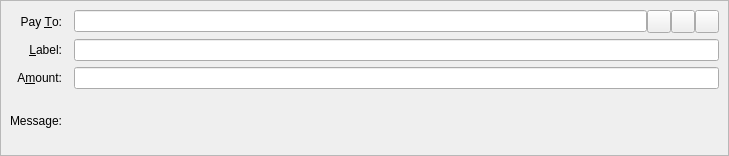
<?xml version="1.0" encoding="UTF-8"?>
<ui version="4.0">
 <class>SendCoinsEntry</class>
 <widget class="QStackedWidget" name="SendCoinsEntry">
  <property name="geometry">
   <rect>
    <x>0</x>
    <y>0</y>
    <width>729</width>
    <height>156</height>
   </rect>
  </property>
  <property name="focusPolicy">
   <enum>Qt::TabFocus</enum>
  </property>
  <property name="autoFillBackground">
   <bool>false</bool>
  </property>
  <widget class="QFrame" name="SendCoins">
   <property name="toolTip">
    <string>This is a normal payment.</string>
   </property>
   <property name="frameShape">
    <enum>QFrame::StyledPanel</enum>
   </property>
   <property name="frameShadow">
    <enum>QFrame::Sunken</enum>
   </property>
   <layout class="QGridLayout" name="gridLayout">
    <property name="horizontalSpacing">
     <number>12</number>
    </property>
    <property name="verticalSpacing">
     <number>6</number>
    </property>
    <item row="0" column="0">
     <widget class="QLabel" name="payToLabel">
      <property name="text">
       <string>Pay &amp;To:</string>
      </property>
      <property name="alignment">
       <set>Qt::AlignRight|Qt::AlignTrailing|Qt::AlignVCenter</set>
      </property>
      <property name="buddy">
       <cstring>payTo</cstring>
      </property>
     </widget>
    </item>
    <item row="0" column="1">
     <layout class="QHBoxLayout" name="payToLayout">
      <property name="spacing">
       <number>0</number>
      </property>
      <item>
       <widget class="QValidatedLineEdit" name="payTo">
        <property name="toolTip">
         <string>The Avantage address to send the payment to</string>
        </property>
       </widget>
      </item>
      <item>
       <widget class="QToolButton" name="addressBookButton">
        <property name="toolTip">
         <string>Choose previously used address</string>
        </property>
        <property name="text">
         <string/>
        </property>
        <property name="icon">
         <iconset resource="../avantage.qrc">
          <normaloff>:/icons/address-book</normaloff>:/icons/address-book</iconset>
        </property>
        <property name="shortcut">
         <string>Alt+A</string>
        </property>
       </widget>
      </item>
      <item>
       <widget class="QToolButton" name="pasteButton">
        <property name="toolTip">
         <string>Paste address from clipboard</string>
        </property>
        <property name="text">
         <string/>
        </property>
        <property name="icon">
         <iconset resource="../avantage.qrc">
          <normaloff>:/icons/editpaste</normaloff>:/icons/editpaste</iconset>
        </property>
        <property name="shortcut">
         <string>Alt+P</string>
        </property>
       </widget>
      </item>
      <item>
       <widget class="QToolButton" name="deleteButton">
        <property name="toolTip">
         <string>Remove this entry</string>
        </property>
        <property name="text">
         <string/>
        </property>
        <property name="icon">
         <iconset resource="../avantage.qrc">
          <normaloff>:/icons/remove</normaloff>:/icons/remove</iconset>
        </property>
       </widget>
      </item>
     </layout>
    </item>
    <item row="1" column="0">
     <widget class="QLabel" name="labelLabel">
      <property name="text">
       <string>&amp;Label:</string>
      </property>
      <property name="alignment">
       <set>Qt::AlignRight|Qt::AlignTrailing|Qt::AlignVCenter</set>
      </property>
      <property name="buddy">
       <cstring>addAsLabel</cstring>
      </property>
     </widget>
    </item>
    <item row="1" column="1">
     <widget class="QLineEdit" name="addAsLabel">
      <property name="toolTip">
       <string>Enter a label for this address to add it to the list of used addresses</string>
      </property>
     </widget>
    </item>
    <item row="2" column="0">
     <widget class="QLabel" name="amountLabel">
      <property name="text">
       <string>A&amp;mount:</string>
      </property>
      <property name="alignment">
       <set>Qt::AlignRight|Qt::AlignTrailing|Qt::AlignVCenter</set>
      </property>
      <property name="buddy">
       <cstring>payAmount</cstring>
      </property>
     </widget>
    </item>
    <item row="2" column="1">
     <widget class="BitcoinAmountField" name="payAmount"/>
    </item>
    <item row="3" column="0">
     <widget class="QLabel" name="messageLabel">
      <property name="text">
       <string>Message:</string>
      </property>
      <property name="alignment">
       <set>Qt::AlignRight|Qt::AlignTrailing|Qt::AlignVCenter</set>
      </property>
     </widget>
    </item>
    <item row="3" column="1">
     <widget class="QLabel" name="messageTextLabel">
      <property name="toolTip">
       <string>A message that was attached to the Avantage: URI which will be stored with the transaction for your reference. Note: This message will not be sent over the Avantage network.</string>
      </property>
      <property name="textFormat">
       <enum>Qt::PlainText</enum>
      </property>
     </widget>
    </item>
   </layout>
  </widget>
  <widget class="QFrame" name="SendCoins_InsecurePaymentRequest">
   <property name="palette">
    <palette>
     <active>
      <colorrole role="WindowText">
       <brush brushstyle="SolidPattern">
        <color alpha="255">
         <red>0</red>
         <green>0</green>
         <blue>0</blue>
        </color>
       </brush>
      </colorrole>
      <colorrole role="Button">
       <brush brushstyle="SolidPattern">
        <color alpha="255">
         <red>255</red>
         <green>255</green>
         <blue>127</blue>
        </color>
       </brush>
      </colorrole>
      <colorrole role="Light">
       <brush brushstyle="SolidPattern">
        <color alpha="255">
         <red>255</red>
         <green>255</green>
         <blue>255</blue>
        </color>
       </brush>
      </colorrole>
      <colorrole role="Midlight">
       <brush brushstyle="SolidPattern">
        <color alpha="255">
         <red>255</red>
         <green>255</green>
         <blue>191</blue>
        </color>
       </brush>
      </colorrole>
      <colorrole role="Dark">
       <brush brushstyle="SolidPattern">
        <color alpha="255">
         <red>127</red>
         <green>127</green>
         <blue>63</blue>
        </color>
       </brush>
      </colorrole>
      <colorrole role="Mid">
       <brush brushstyle="SolidPattern">
        <color alpha="255">
         <red>170</red>
         <green>170</green>
         <blue>84</blue>
        </color>
       </brush>
      </colorrole>
      <colorrole role="Text">
       <brush brushstyle="SolidPattern">
        <color alpha="255">
         <red>0</red>
         <green>0</green>
         <blue>0</blue>
        </color>
       </brush>
      </colorrole>
      <colorrole role="BrightText">
       <brush brushstyle="SolidPattern">
        <color alpha="255">
         <red>255</red>
         <green>255</green>
         <blue>255</blue>
        </color>
       </brush>
      </colorrole>
      <colorrole role="ButtonText">
       <brush brushstyle="SolidPattern">
        <color alpha="255">
         <red>0</red>
         <green>0</green>
         <blue>0</blue>
        </color>
       </brush>
      </colorrole>
      <colorrole role="Base">
       <brush brushstyle="SolidPattern">
        <color alpha="255">
         <red>255</red>
         <green>255</green>
         <blue>255</blue>
        </color>
       </brush>
      </colorrole>
      <colorrole role="Window">
       <brush brushstyle="SolidPattern">
        <color alpha="255">
         <red>255</red>
         <green>255</green>
         <blue>127</blue>
        </color>
       </brush>
      </colorrole>
      <colorrole role="Shadow">
       <brush brushstyle="SolidPattern">
        <color alpha="255">
         <red>0</red>
         <green>0</green>
         <blue>0</blue>
        </color>
       </brush>
      </colorrole>
      <colorrole role="AlternateBase">
       <brush brushstyle="SolidPattern">
        <color alpha="255">
         <red>255</red>
         <green>255</green>
         <blue>191</blue>
        </color>
       </brush>
      </colorrole>
      <colorrole role="ToolTipBase">
       <brush brushstyle="SolidPattern">
        <color alpha="255">
         <red>255</red>
         <green>255</green>
         <blue>220</blue>
        </color>
       </brush>
      </colorrole>
      <colorrole role="ToolTipText">
       <brush brushstyle="SolidPattern">
        <color alpha="255">
         <red>0</red>
         <green>0</green>
         <blue>0</blue>
        </color>
       </brush>
      </colorrole>
     </active>
     <inactive>
      <colorrole role="WindowText">
       <brush brushstyle="SolidPattern">
        <color alpha="255">
         <red>0</red>
         <green>0</green>
         <blue>0</blue>
        </color>
       </brush>
      </colorrole>
      <colorrole role="Button">
       <brush brushstyle="SolidPattern">
        <color alpha="255">
         <red>255</red>
         <green>255</green>
         <blue>127</blue>
        </color>
       </brush>
      </colorrole>
      <colorrole role="Light">
       <brush brushstyle="SolidPattern">
        <color alpha="255">
         <red>255</red>
         <green>255</green>
         <blue>255</blue>
        </color>
       </brush>
      </colorrole>
      <colorrole role="Midlight">
       <brush brushstyle="SolidPattern">
        <color alpha="255">
         <red>255</red>
         <green>255</green>
         <blue>191</blue>
        </color>
       </brush>
      </colorrole>
      <colorrole role="Dark">
       <brush brushstyle="SolidPattern">
        <color alpha="255">
         <red>127</red>
         <green>127</green>
         <blue>63</blue>
        </color>
       </brush>
      </colorrole>
      <colorrole role="Mid">
       <brush brushstyle="SolidPattern">
        <color alpha="255">
         <red>170</red>
         <green>170</green>
         <blue>84</blue>
        </color>
       </brush>
      </colorrole>
      <colorrole role="Text">
       <brush brushstyle="SolidPattern">
        <color alpha="255">
         <red>0</red>
         <green>0</green>
         <blue>0</blue>
        </color>
       </brush>
      </colorrole>
      <colorrole role="BrightText">
       <brush brushstyle="SolidPattern">
        <color alpha="255">
         <red>255</red>
         <green>255</green>
         <blue>255</blue>
        </color>
       </brush>
      </colorrole>
      <colorrole role="ButtonText">
       <brush brushstyle="SolidPattern">
        <color alpha="255">
         <red>0</red>
         <green>0</green>
         <blue>0</blue>
        </color>
       </brush>
      </colorrole>
      <colorrole role="Base">
       <brush brushstyle="SolidPattern">
        <color alpha="255">
         <red>255</red>
         <green>255</green>
         <blue>255</blue>
        </color>
       </brush>
      </colorrole>
      <colorrole role="Window">
       <brush brushstyle="SolidPattern">
        <color alpha="255">
         <red>255</red>
         <green>255</green>
         <blue>127</blue>
        </color>
       </brush>
      </colorrole>
      <colorrole role="Shadow">
       <brush brushstyle="SolidPattern">
        <color alpha="255">
         <red>0</red>
         <green>0</green>
         <blue>0</blue>
        </color>
       </brush>
      </colorrole>
      <colorrole role="AlternateBase">
       <brush brushstyle="SolidPattern">
        <color alpha="255">
         <red>255</red>
         <green>255</green>
         <blue>191</blue>
        </color>
       </brush>
      </colorrole>
      <colorrole role="ToolTipBase">
       <brush brushstyle="SolidPattern">
        <color alpha="255">
         <red>255</red>
         <green>255</green>
         <blue>220</blue>
        </color>
       </brush>
      </colorrole>
      <colorrole role="ToolTipText">
       <brush brushstyle="SolidPattern">
        <color alpha="255">
         <red>0</red>
         <green>0</green>
         <blue>0</blue>
        </color>
       </brush>
      </colorrole>
     </inactive>
     <disabled>
      <colorrole role="WindowText">
       <brush brushstyle="SolidPattern">
        <color alpha="255">
         <red>127</red>
         <green>127</green>
         <blue>63</blue>
        </color>
       </brush>
      </colorrole>
      <colorrole role="Button">
       <brush brushstyle="SolidPattern">
        <color alpha="255">
         <red>255</red>
         <green>255</green>
         <blue>127</blue>
        </color>
       </brush>
      </colorrole>
      <colorrole role="Light">
       <brush brushstyle="SolidPattern">
        <color alpha="255">
         <red>255</red>
         <green>255</green>
         <blue>255</blue>
        </color>
       </brush>
      </colorrole>
      <colorrole role="Midlight">
       <brush brushstyle="SolidPattern">
        <color alpha="255">
         <red>255</red>
         <green>255</green>
         <blue>191</blue>
        </color>
       </brush>
      </colorrole>
      <colorrole role="Dark">
       <brush brushstyle="SolidPattern">
        <color alpha="255">
         <red>127</red>
         <green>127</green>
         <blue>63</blue>
        </color>
       </brush>
      </colorrole>
      <colorrole role="Mid">
       <brush brushstyle="SolidPattern">
        <color alpha="255">
         <red>170</red>
         <green>170</green>
         <blue>84</blue>
        </color>
       </brush>
      </colorrole>
      <colorrole role="Text">
       <brush brushstyle="SolidPattern">
        <color alpha="255">
         <red>127</red>
         <green>127</green>
         <blue>63</blue>
        </color>
       </brush>
      </colorrole>
      <colorrole role="BrightText">
       <brush brushstyle="SolidPattern">
        <color alpha="255">
         <red>255</red>
         <green>255</green>
         <blue>255</blue>
        </color>
       </brush>
      </colorrole>
      <colorrole role="ButtonText">
       <brush brushstyle="SolidPattern">
        <color alpha="255">
         <red>127</red>
         <green>127</green>
         <blue>63</blue>
        </color>
       </brush>
      </colorrole>
      <colorrole role="Base">
       <brush brushstyle="SolidPattern">
        <color alpha="255">
         <red>255</red>
         <green>255</green>
         <blue>127</blue>
        </color>
       </brush>
      </colorrole>
      <colorrole role="Window">
       <brush brushstyle="SolidPattern">
        <color alpha="255">
         <red>255</red>
         <green>255</green>
         <blue>127</blue>
        </color>
       </brush>
      </colorrole>
      <colorrole role="Shadow">
       <brush brushstyle="SolidPattern">
        <color alpha="255">
         <red>0</red>
         <green>0</green>
         <blue>0</blue>
        </color>
       </brush>
      </colorrole>
      <colorrole role="AlternateBase">
       <brush brushstyle="SolidPattern">
        <color alpha="255">
         <red>255</red>
         <green>255</green>
         <blue>127</blue>
        </color>
       </brush>
      </colorrole>
      <colorrole role="ToolTipBase">
       <brush brushstyle="SolidPattern">
        <color alpha="255">
         <red>255</red>
         <green>255</green>
         <blue>220</blue>
        </color>
       </brush>
      </colorrole>
      <colorrole role="ToolTipText">
       <brush brushstyle="SolidPattern">
        <color alpha="255">
         <red>0</red>
         <green>0</green>
         <blue>0</blue>
        </color>
       </brush>
      </colorrole>
     </disabled>
    </palette>
   </property>
   <property name="toolTip">
    <string>This is an unverified payment request.</string>
   </property>
   <property name="autoFillBackground">
    <bool>true</bool>
   </property>
   <property name="frameShape">
    <enum>QFrame::StyledPanel</enum>
   </property>
   <property name="frameShadow">
    <enum>QFrame::Sunken</enum>
   </property>
   <layout class="QGridLayout" name="gridLayout_is">
    <property name="horizontalSpacing">
     <number>12</number>
    </property>
    <property name="verticalSpacing">
     <number>6</number>
    </property>
    <item row="0" column="0">
     <widget class="QLabel" name="payToLabel_is">
      <property name="text">
       <string>Pay To:</string>
      </property>
      <property name="alignment">
       <set>Qt::AlignRight|Qt::AlignTrailing|Qt::AlignVCenter</set>
      </property>
     </widget>
    </item>
    <item row="0" column="1">
     <layout class="QHBoxLayout" name="payToLayout_is">
      <property name="spacing">
       <number>0</number>
      </property>
      <item>
       <widget class="QLabel" name="payTo_is"/>
      </item>
      <item>
       <widget class="QToolButton" name="deleteButton_is">
        <property name="toolTip">
         <string>Remove this entry</string>
        </property>
        <property name="text">
         <string/>
        </property>
        <property name="icon">
         <iconset resource="../avantage.qrc">
          <normaloff>:/icons/remove</normaloff>:/icons/remove</iconset>
        </property>
       </widget>
      </item>
     </layout>
    </item>
    <item row="1" column="0">
     <widget class="QLabel" name="memoLabel_is">
      <property name="text">
       <string>Memo:</string>
      </property>
      <property name="alignment">
       <set>Qt::AlignRight|Qt::AlignTrailing|Qt::AlignVCenter</set>
      </property>
     </widget>
    </item>
    <item row="1" column="1">
     <widget class="QLabel" name="memoTextLabel_is">
      <property name="textFormat">
       <enum>Qt::PlainText</enum>
      </property>
     </widget>
    </item>
    <item row="2" column="0">
     <widget class="QLabel" name="amountLabel_is">
      <property name="text">
       <string>A&amp;mount:</string>
      </property>
      <property name="alignment">
       <set>Qt::AlignRight|Qt::AlignTrailing|Qt::AlignVCenter</set>
      </property>
      <property name="buddy">
       <cstring>payAmount_is</cstring>
      </property>
     </widget>
    </item>
    <item row="2" column="1">
     <widget class="BitcoinAmountField" name="payAmount_is">
      <property name="acceptDrops">
       <bool>false</bool>
      </property>
     </widget>
    </item>
   </layout>
  </widget>
  <widget class="QFrame" name="SendCoins_SecurePaymentRequest">
   <property name="palette">
    <palette>
     <active>
      <colorrole role="WindowText">
       <brush brushstyle="SolidPattern">
        <color alpha="255">
         <red>0</red>
         <green>0</green>
         <blue>0</blue>
        </color>
       </brush>
      </colorrole>
      <colorrole role="Button">
       <brush brushstyle="SolidPattern">
        <color alpha="255">
         <red>140</red>
         <green>232</green>
         <blue>119</blue>
        </color>
       </brush>
      </colorrole>
      <colorrole role="Light">
       <brush brushstyle="SolidPattern">
        <color alpha="255">
         <red>230</red>
         <green>255</green>
         <blue>224</blue>
        </color>
       </brush>
      </colorrole>
      <colorrole role="Midlight">
       <brush brushstyle="SolidPattern">
        <color alpha="255">
         <red>185</red>
         <green>243</green>
         <blue>171</blue>
        </color>
       </brush>
      </colorrole>
      <colorrole role="Dark">
       <brush brushstyle="SolidPattern">
        <color alpha="255">
         <red>70</red>
         <green>116</green>
         <blue>59</blue>
        </color>
       </brush>
      </colorrole>
      <colorrole role="Mid">
       <brush brushstyle="SolidPattern">
        <color alpha="255">
         <red>93</red>
         <green>155</green>
         <blue>79</blue>
        </color>
       </brush>
      </colorrole>
      <colorrole role="Text">
       <brush brushstyle="SolidPattern">
        <color alpha="255">
         <red>0</red>
         <green>0</green>
         <blue>0</blue>
        </color>
       </brush>
      </colorrole>
      <colorrole role="BrightText">
       <brush brushstyle="SolidPattern">
        <color alpha="255">
         <red>155</red>
         <green>255</green>
         <blue>147</blue>
        </color>
       </brush>
      </colorrole>
      <colorrole role="ButtonText">
       <brush brushstyle="SolidPattern">
        <color alpha="255">
         <red>0</red>
         <green>0</green>
         <blue>0</blue>
        </color>
       </brush>
      </colorrole>
      <colorrole role="Base">
       <brush brushstyle="SolidPattern">
        <color alpha="255">
         <red>119</red>
         <green>255</green>
         <blue>233</blue>
        </color>
       </brush>
      </colorrole>
      <colorrole role="Window">
       <brush brushstyle="SolidPattern">
        <color alpha="255">
         <red>140</red>
         <green>232</green>
         <blue>119</blue>
        </color>
       </brush>
      </colorrole>
      <colorrole role="Shadow">
       <brush brushstyle="SolidPattern">
        <color alpha="255">
         <red>0</red>
         <green>0</green>
         <blue>0</blue>
        </color>
       </brush>
      </colorrole>
      <colorrole role="AlternateBase">
       <brush brushstyle="SolidPattern">
        <color alpha="255">
         <red>197</red>
         <green>243</green>
         <blue>187</blue>
        </color>
       </brush>
      </colorrole>
      <colorrole role="NoRole">
       <brush brushstyle="SolidPattern">
        <color alpha="255">
         <red>125</red>
         <green>194</green>
         <blue>122</blue>
        </color>
       </brush>
      </colorrole>
      <colorrole role="ToolTipBase">
       <brush brushstyle="SolidPattern">
        <color alpha="255">
         <red>255</red>
         <green>255</green>
         <blue>220</blue>
        </color>
       </brush>
      </colorrole>
      <colorrole role="ToolTipText">
       <brush brushstyle="SolidPattern">
        <color alpha="255">
         <red>0</red>
         <green>0</green>
         <blue>0</blue>
        </color>
       </brush>
      </colorrole>
     </active>
     <inactive>
      <colorrole role="WindowText">
       <brush brushstyle="SolidPattern">
        <color alpha="255">
         <red>0</red>
         <green>0</green>
         <blue>0</blue>
        </color>
       </brush>
      </colorrole>
      <colorrole role="Button">
       <brush brushstyle="SolidPattern">
        <color alpha="255">
         <red>140</red>
         <green>232</green>
         <blue>119</blue>
        </color>
       </brush>
      </colorrole>
      <colorrole role="Light">
       <brush brushstyle="SolidPattern">
        <color alpha="255">
         <red>230</red>
         <green>255</green>
         <blue>224</blue>
        </color>
       </brush>
      </colorrole>
      <colorrole role="Midlight">
       <brush brushstyle="SolidPattern">
        <color alpha="255">
         <red>185</red>
         <green>243</green>
         <blue>171</blue>
        </color>
       </brush>
      </colorrole>
      <colorrole role="Dark">
       <brush brushstyle="SolidPattern">
        <color alpha="255">
         <red>70</red>
         <green>116</green>
         <blue>59</blue>
        </color>
       </brush>
      </colorrole>
      <colorrole role="Mid">
       <brush brushstyle="SolidPattern">
        <color alpha="255">
         <red>93</red>
         <green>155</green>
         <blue>79</blue>
        </color>
       </brush>
      </colorrole>
      <colorrole role="Text">
       <brush brushstyle="SolidPattern">
        <color alpha="255">
         <red>0</red>
         <green>0</green>
         <blue>0</blue>
        </color>
       </brush>
      </colorrole>
      <colorrole role="BrightText">
       <brush brushstyle="SolidPattern">
        <color alpha="255">
         <red>155</red>
         <green>255</green>
         <blue>147</blue>
        </color>
       </brush>
      </colorrole>
      <colorrole role="ButtonText">
       <brush brushstyle="SolidPattern">
        <color alpha="255">
         <red>0</red>
         <green>0</green>
         <blue>0</blue>
        </color>
       </brush>
      </colorrole>
      <colorrole role="Base">
       <brush brushstyle="SolidPattern">
        <color alpha="255">
         <red>119</red>
         <green>255</green>
         <blue>233</blue>
        </color>
       </brush>
      </colorrole>
      <colorrole role="Window">
       <brush brushstyle="SolidPattern">
        <color alpha="255">
         <red>140</red>
         <green>232</green>
         <blue>119</blue>
        </color>
       </brush>
      </colorrole>
      <colorrole role="Shadow">
       <brush brushstyle="SolidPattern">
        <color alpha="255">
         <red>0</red>
         <green>0</green>
         <blue>0</blue>
        </color>
       </brush>
      </colorrole>
      <colorrole role="AlternateBase">
       <brush brushstyle="SolidPattern">
        <color alpha="255">
         <red>197</red>
         <green>243</green>
         <blue>187</blue>
        </color>
       </brush>
      </colorrole>
      <colorrole role="NoRole">
       <brush brushstyle="SolidPattern">
        <color alpha="255">
         <red>125</red>
         <green>194</green>
         <blue>122</blue>
        </color>
       </brush>
      </colorrole>
      <colorrole role="ToolTipBase">
       <brush brushstyle="SolidPattern">
        <color alpha="255">
         <red>255</red>
         <green>255</green>
         <blue>220</blue>
        </color>
       </brush>
      </colorrole>
      <colorrole role="ToolTipText">
       <brush brushstyle="SolidPattern">
        <color alpha="255">
         <red>0</red>
         <green>0</green>
         <blue>0</blue>
        </color>
       </brush>
      </colorrole>
     </inactive>
     <disabled>
      <colorrole role="WindowText">
       <brush brushstyle="SolidPattern">
        <color alpha="255">
         <red>70</red>
         <green>116</green>
         <blue>59</blue>
        </color>
       </brush>
      </colorrole>
      <colorrole role="Button">
       <brush brushstyle="SolidPattern">
        <color alpha="255">
         <red>140</red>
         <green>232</green>
         <blue>119</blue>
        </color>
       </brush>
      </colorrole>
      <colorrole role="Light">
       <brush brushstyle="SolidPattern">
        <color alpha="255">
         <red>230</red>
         <green>255</green>
         <blue>224</blue>
        </color>
       </brush>
      </colorrole>
      <colorrole role="Midlight">
       <brush brushstyle="SolidPattern">
        <color alpha="255">
         <red>185</red>
         <green>243</green>
         <blue>171</blue>
        </color>
       </brush>
      </colorrole>
      <colorrole role="Dark">
       <brush brushstyle="SolidPattern">
        <color alpha="255">
         <red>70</red>
         <green>116</green>
         <blue>59</blue>
        </color>
       </brush>
      </colorrole>
      <colorrole role="Mid">
       <brush brushstyle="SolidPattern">
        <color alpha="255">
         <red>93</red>
         <green>155</green>
         <blue>79</blue>
        </color>
       </brush>
      </colorrole>
      <colorrole role="Text">
       <brush brushstyle="SolidPattern">
        <color alpha="255">
         <red>70</red>
         <green>116</green>
         <blue>59</blue>
        </color>
       </brush>
      </colorrole>
      <colorrole role="BrightText">
       <brush brushstyle="SolidPattern">
        <color alpha="255">
         <red>155</red>
         <green>255</green>
         <blue>147</blue>
        </color>
       </brush>
      </colorrole>
      <colorrole role="ButtonText">
       <brush brushstyle="SolidPattern">
        <color alpha="255">
         <red>70</red>
         <green>116</green>
         <blue>59</blue>
        </color>
       </brush>
      </colorrole>
      <colorrole role="Base">
       <brush brushstyle="SolidPattern">
        <color alpha="255">
         <red>140</red>
         <green>232</green>
         <blue>119</blue>
        </color>
       </brush>
      </colorrole>
      <colorrole role="Window">
       <brush brushstyle="SolidPattern">
        <color alpha="255">
         <red>140</red>
         <green>232</green>
         <blue>119</blue>
        </color>
       </brush>
      </colorrole>
      <colorrole role="Shadow">
       <brush brushstyle="SolidPattern">
        <color alpha="255">
         <red>0</red>
         <green>0</green>
         <blue>0</blue>
        </color>
       </brush>
      </colorrole>
      <colorrole role="AlternateBase">
       <brush brushstyle="SolidPattern">
        <color alpha="255">
         <red>140</red>
         <green>232</green>
         <blue>119</blue>
        </color>
       </brush>
      </colorrole>
      <colorrole role="NoRole">
       <brush brushstyle="SolidPattern">
        <color alpha="255">
         <red>125</red>
         <green>194</green>
         <blue>122</blue>
        </color>
       </brush>
      </colorrole>
      <colorrole role="ToolTipBase">
       <brush brushstyle="SolidPattern">
        <color alpha="255">
         <red>255</red>
         <green>255</green>
         <blue>220</blue>
        </color>
       </brush>
      </colorrole>
      <colorrole role="ToolTipText">
       <brush brushstyle="SolidPattern">
        <color alpha="255">
         <red>0</red>
         <green>0</green>
         <blue>0</blue>
        </color>
       </brush>
      </colorrole>
     </disabled>
    </palette>
   </property>
   <property name="toolTip">
    <string>This is a verified payment request.</string>
   </property>
   <property name="autoFillBackground">
    <bool>true</bool>
   </property>
   <property name="frameShape">
    <enum>QFrame::StyledPanel</enum>
   </property>
   <property name="frameShadow">
    <enum>QFrame::Sunken</enum>
   </property>
   <layout class="QGridLayout" name="gridLayout_s">
    <property name="horizontalSpacing">
     <number>12</number>
    </property>
    <property name="verticalSpacing">
     <number>6</number>
    </property>
    <item row="0" column="0">
     <widget class="QLabel" name="payToLabel_s">
      <property name="text">
       <string>Pay To:</string>
      </property>
      <property name="alignment">
       <set>Qt::AlignRight|Qt::AlignTrailing|Qt::AlignVCenter</set>
      </property>
     </widget>
    </item>
    <item row="0" column="1">
     <layout class="QHBoxLayout" name="payToLayout_s">
      <property name="spacing">
       <number>0</number>
      </property>
      <item>
       <widget class="QLabel" name="payTo_s">
        <property name="textFormat">
         <enum>Qt::PlainText</enum>
        </property>
       </widget>
      </item>
      <item>
       <widget class="QToolButton" name="deleteButton_s">
        <property name="toolTip">
         <string>Remove this entry</string>
        </property>
        <property name="text">
         <string/>
        </property>
        <property name="icon">
         <iconset resource="../avantage.qrc">
          <normaloff>:/icons/remove</normaloff>:/icons/remove</iconset>
        </property>
       </widget>
      </item>
     </layout>
    </item>
    <item row="1" column="0">
     <widget class="QLabel" name="memoLabel_s">
      <property name="text">
       <string>Memo:</string>
      </property>
      <property name="alignment">
       <set>Qt::AlignRight|Qt::AlignTrailing|Qt::AlignVCenter</set>
      </property>
     </widget>
    </item>
    <item row="1" column="1">
     <widget class="QLabel" name="memoTextLabel_s">
      <property name="textFormat">
       <enum>Qt::PlainText</enum>
      </property>
     </widget>
    </item>
    <item row="2" column="0">
     <widget class="QLabel" name="amountLabel_s">
      <property name="text">
       <string>A&amp;mount:</string>
      </property>
      <property name="alignment">
       <set>Qt::AlignRight|Qt::AlignTrailing|Qt::AlignVCenter</set>
      </property>
      <property name="buddy">
       <cstring>payAmount_s</cstring>
      </property>
     </widget>
    </item>
    <item row="2" column="1">
     <widget class="BitcoinAmountField" name="payAmount_s">
      <property name="acceptDrops">
       <bool>false</bool>
      </property>
     </widget>
    </item>
   </layout>
  </widget>
 </widget>
 <customwidgets>
  <customwidget>
   <class>BitcoinAmountField</class>
   <extends>QLineEdit</extends>
   <header>bitcoinamountfield.h</header>
   <container>1</container>
  </customwidget>
  <customwidget>
   <class>QValidatedLineEdit</class>
   <extends>QLineEdit</extends>
   <header>qvalidatedlineedit.h</header>
  </customwidget>
 </customwidgets>
 <tabstops>
  <tabstop>payTo</tabstop>
  <tabstop>addressBookButton</tabstop>
  <tabstop>pasteButton</tabstop>
  <tabstop>deleteButton</tabstop>
  <tabstop>addAsLabel</tabstop>
  <tabstop>payAmount</tabstop>
  <tabstop>payAmount_is</tabstop>
  <tabstop>deleteButton_is</tabstop>
  <tabstop>payAmount_s</tabstop>
  <tabstop>deleteButton_s</tabstop>
 </tabstops>
 <resources>
  <include location="../avantage.qrc"/>
 </resources>
 <connections/>
</ui>
